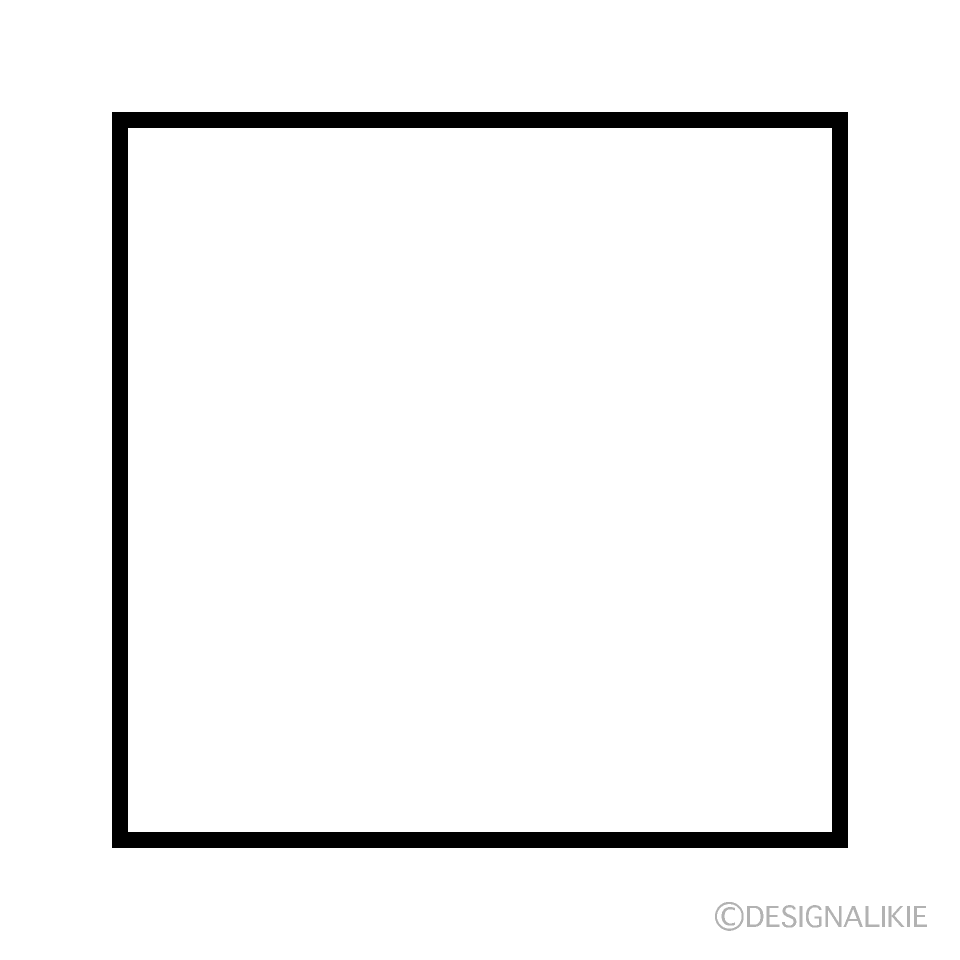
#> input picture tp1/shapes/square.jpeg, 960 x 960 px, given in place of the camera
$ python form_detection.py   (older library calls are emulated)
#> lines starting #> are read from the running program, lines starting #| are printed output that depends on the picture; after the words box and inside, x2 and y2 are one past the last pixel; in counts of white or black regions, pixels touching at a corner belong together
### tp1/frame_editor.py
import cv2


def denoise(frame, method, radius):
    kernel = cv2.getStructuringElement(method, (radius, radius))
    opening = cv2.morphologyEx(frame, cv2.MORPH_OPEN, kernel)
    closing = cv2.morphologyEx(opening, cv2.MORPH_CLOSE, kernel)
    return closing


def apply_color_convertion(frame, color):
    return cv2.cvtColor(frame, color)


def adaptive_threshold(frame, slider_max, adaptative, binary, trackbar_value):
    return cv2.adaptiveThreshold(frame, slider_max, adaptative, binary, trackbar_value, 0)


# [4 lines left out: function draw_contours, not called in this run]

### tp1/contour.py
import cv2


def get_contours(frame, mode, method):
    # print(cv2.findContours(frame, mode, method))
    x, contours, hierarchy = cv2.findContours(frame, mode, method)
    return contours


# [7 lines left out: function get_biggest_contour, not called in this run]

def get_contour_area(contour):
    return cv2.contourArea(contour)

# [5 lines left out: function compare_contours, not called in this run]


### tp1/trackbar.py
import cv2


def create_trackbar(trackbar_name, window_name, slider_max):
    cv2.createTrackbar(trackbar_name, window_name, 0, slider_max, on_trackbar)


def on_trackbar(val):
    pass


def get_trackbar_value(trackbar_name, window_name):
    return int(cv2.getTrackbarPos(trackbar_name, window_name) / 2) * 2 + 3

### tp1/form_detection.py
import cv2

from contour import get_contours, get_biggest_contour, compare_contours, get_contour_area
from frame_editor import apply_color_convertion, adaptive_threshold, denoise, draw_contours
from trackbar import create_trackbar, get_trackbar_value


def main():

    window_name = 'Window'
    trackbar_name = 'BINARY'
    trackbar_name2 = 'DENOISE'
    slider_max = 151
    slider_max2 = 20
    cv2.namedWindow(window_name)

    cap = cv2.VideoCapture(0)
    biggest_contour = None
    color_white = (255, 255, 255)
    color_blue = (200, 150, 100)
    create_trackbar(trackbar_name, window_name, slider_max)
    create_trackbar(trackbar_name2, window_name, slider_max2)

    create_trackbar("MATCH", window_name, 10)

    saved_contours = []

    while True:
        ret, frame = cap.read()
#> frame is the input picture: shape (960, 960, 3); min 0, max 255, mean 242.1
        gray_frame = apply_color_convertion(frame=frame, color=cv2.COLOR_RGB2GRAY)
        trackbar_val = get_trackbar_value(trackbar_name=trackbar_name, window_name=window_name)
        trackbar_val2 = get_trackbar_value(trackbar_name=trackbar_name2, window_name=window_name)
        trackbar_val3 = get_trackbar_value("MATCH", window_name)
        ret2, adapt_frame = cv2.threshold(gray_frame, trackbar_val, 255, cv2.THRESH_BINARY)
#> adapt_frame: shape (960, 960); 95% white; 1 black region, box (x1, y1, x2, y2) and area: (112, 112, 848, 848) 46080
#> ret2 = 3
        # adapt_frame = adaptive_threshold(frame=gray_frame, slider_max=slider_max, adaptative=cv2.ADAPTIVE_THRESH_GAUSSIAN_C, binary=cv2.THRESH_BINARY,trackbar_value=trackbar_val)
        frame_denoised = denoise(frame=adapt_frame, method=cv2.MORPH_ELLIPSE, radius=trackbar_val2)
#> in denoise, `opening = cv2.morphologyEx(frame, cv2.MORPH_OPEN, kernel)`: opening: shape (960, 960); 95% white; 1 black region, box (x1, y1, x2, y2) and area: (112, 112, 848, 848) 46084
#> in denoise, `closing = cv2.morphologyEx(opening, cv2.MORPH_CLOSE, kernel)`: closing: shape (960, 960); 95% white; 1 black region
        contours = get_contours(frame=frame_denoised, mode=cv2.RETR_TREE, method=cv2.CHAIN_APPROX_NONE)
#> in get_contours, `x, contours, hierarchy = cv2.findContours(frame, mode, method)`: contours = 3 contours; box (x1, y1, x2, y2) and area: (0, 0, 960, 960) 919681, (111, 111, 849, 849) 543161, (128, 128, 832, 832) 494207

        ###RECTANGLE
        rectangle = cv2.imread('../tp1/rectangle.jpg')
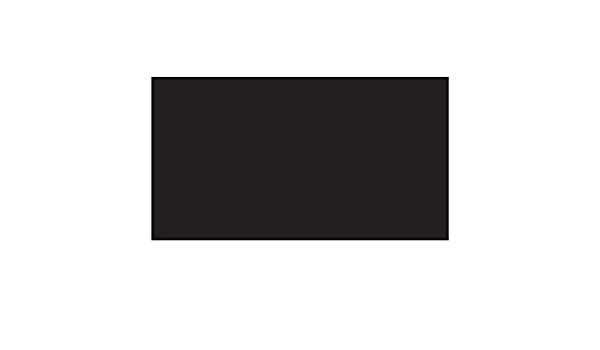
#> input picture tp1/rectangle.jpg, 600 x 350 px
#> rectangle is the input picture: shape (350, 600, 3); mean B, G, R 203.3, 203.1, 204
        img = cv2.cvtColor(rectangle, cv2.COLOR_BGR2GRAY)
        ret2, thresh2 = cv2.threshold(img, 127, 255, cv2.THRESH_BINARY)
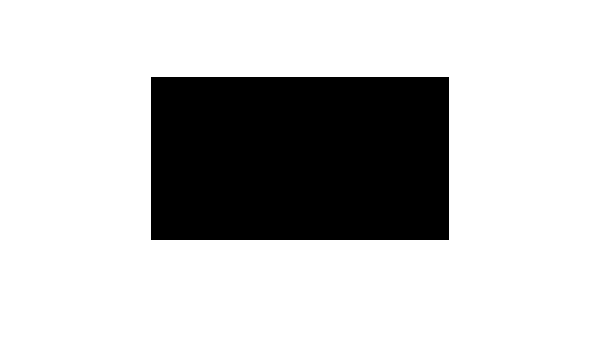
#> thresh2: shape (350, 600); 76.9% white; 1 black region
        _,contour_rect, hierarchy = cv2.findContours(thresh2, cv2.RETR_TREE, cv2.CHAIN_APPROX_NONE)
#> contour_rect = 2 contours; box (x1, y1, x2, y2) and area: (0, 0, 600, 350) 209051, (150, 76, 450, 241) 49034
        cnt1=contour_rect
#> cnt1 has the same summary as contour_rect
        ###
        ###SQUARE
        square = cv2.imread('../tp1/square.jpg')
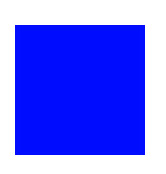
#> input picture tp1/square.jpg, 166 x 174 px
#> square is the input picture: shape (174, 166, 3); mean B, G, R 254.2, 112.8, 105.8
        img2 = cv2.cvtColor(square, cv2.COLOR_BGR2GRAY)
        ret3, thresh3 = cv2.threshold(img2, 127, 255, cv2.THRESH_BINARY)
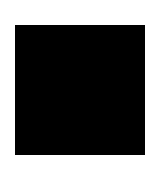
#> thresh3: shape (174, 166); 41.5% white; 1 white region
        _,contour_square, hierarchy = cv2.findContours(thresh3, cv2.RETR_TREE, cv2.CHAIN_APPROX_NONE)
#> contour_square = 2 contours; box (x1, y1, x2, y2) and area: (0, 0, 166, 174) 28545, (14, 24, 146, 156) 17159
        cnt2=contour_square
#> cnt2 has the same summary as contour_square
        ###
        ###CIRCLE
        circle = cv2.imread('../tp1/circle.jpg')
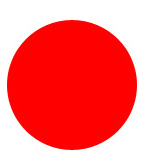
#> input picture tp1/circle.jpg, 148 x 160 px
#> circle is the input picture: shape (160, 148, 3); mean B, G, R 112.1, 112.2, 253.9
        img3 = cv2.cvtColor(circle, cv2.COLOR_BGR2GRAY)
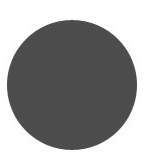
#> img3: shape (160, 148); min 71, max 255, mean 154.6
        ret4, thresh4 = cv2.threshold(img3, 127, 255, cv2.THRESH_BINARY)
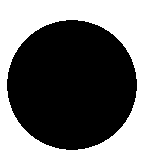
#> thresh4: shape (160, 148); 44.3% white; 1 white region
        _,contour_circle, hierarchy = cv2.findContours(thresh4, cv2.RETR_TREE, cv2.CHAIN_APPROX_NONE)
#> contour_circle = 2 contours; box (x1, y1, x2, y2) and area: (0, 0, 148, 160) 23373, (6, 19, 138, 151) 13383
        cnt3=contour_circle
#> cnt3 has the same summary as contour_circle
        ###
        ###TRIANGLE
        triangle = cv2.imread('../tp1/triangle.jpg')
#> (the run stopped early here; a loop or call above may not have finished)
